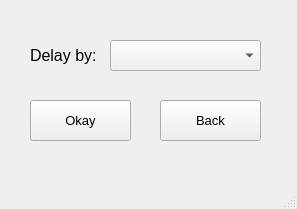
<?xml version="1.0" encoding="UTF-8"?>
<ui version="4.0">
 <class>MainWindow</class>
 <widget class="QMainWindow" name="MainWindow">
  <property name="geometry">
   <rect>
    <x>0</x>
    <y>0</y>
    <width>297</width>
    <height>209</height>
   </rect>
  </property>
  <property name="windowTitle">
   <string>MainWindow</string>
  </property>
  <widget class="QWidget" name="centralwidget">
   <widget class="QPushButton" name="statusOkayButton">
    <property name="geometry">
     <rect>
      <x>30</x>
      <y>100</y>
      <width>101</width>
      <height>41</height>
     </rect>
    </property>
    <property name="font">
     <font>
      <pointsize>10</pointsize>
     </font>
    </property>
    <property name="text">
     <string>Okay</string>
    </property>
   </widget>
   <widget class="QLabel" name="label">
    <property name="geometry">
     <rect>
      <x>30</x>
      <y>40</y>
      <width>81</width>
      <height>31</height>
     </rect>
    </property>
    <property name="font">
     <font>
      <pointsize>12</pointsize>
     </font>
    </property>
    <property name="text">
     <string>Delay by: </string>
    </property>
   </widget>
   <widget class="QComboBox" name="comboBox">
    <property name="geometry">
     <rect>
      <x>110</x>
      <y>40</y>
      <width>151</width>
      <height>31</height>
     </rect>
    </property>
   </widget>
   <widget class="QPushButton" name="statusOkayButton_2">
    <property name="geometry">
     <rect>
      <x>160</x>
      <y>100</y>
      <width>101</width>
      <height>41</height>
     </rect>
    </property>
    <property name="font">
     <font>
      <pointsize>10</pointsize>
     </font>
    </property>
    <property name="text">
     <string>Back</string>
    </property>
   </widget>
  </widget>
  <widget class="QMenuBar" name="menubar">
   <property name="geometry">
    <rect>
     <x>0</x>
     <y>0</y>
     <width>297</width>
     <height>26</height>
    </rect>
   </property>
  </widget>
  <widget class="QStatusBar" name="statusbar"/>
 </widget>
 <resources/>
 <connections/>
</ui>
